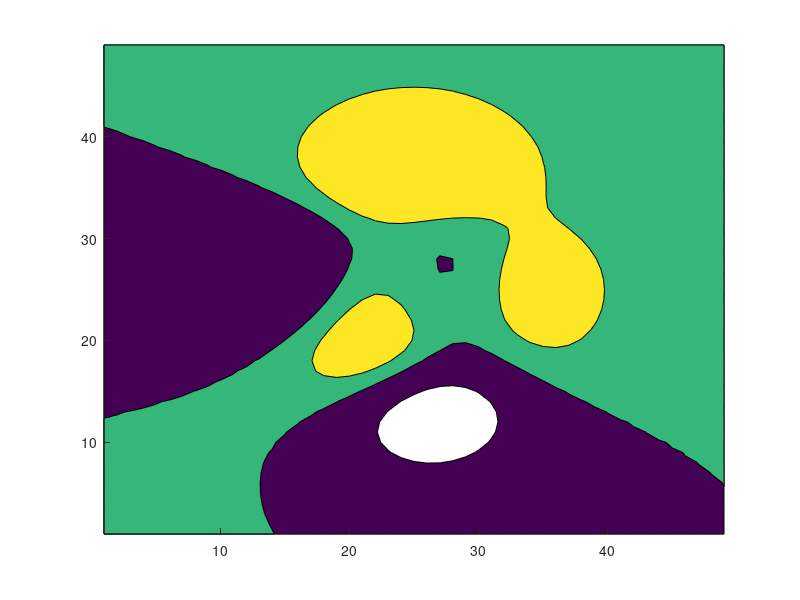

Reproduce this figure in MATLAB. (Note: this script raises an error after producing the figure.)
%% Labels in Different Units
% _Since R2022b_
%
% You can specify a function to format the labels when you need to calculate values.
% For example, you can define a function to calculate the label values in
% different units.
%
% Define this function in a program file called |mylabelfun.m|. 
% The function converts the input from meters to feet and returns a string vector 
% containing each value in meters with the equivalent value in feet in
% parentheses. 
%
% <include>mylabelfun.m</include>
%

% Copyright 2022 The MathWorks, Inc.

%%
% Next, create a contour plot and specify the |LabelFormat| property as a
% handle to |mylabelfun|. Specify a partially transparent fill color by
% setting the |FaceAlpha| value to |0.25|.
contourf(peaks,[-4 0 2],"ShowText",true,"LabelFormat",@mylabelfun, ...
    "FaceAlpha",0.25)